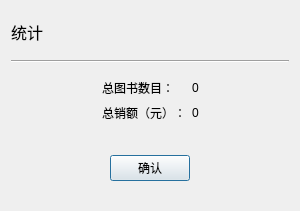
<?xml version="1.0" encoding="UTF-8"?>
<ui version="4.0">
 <class>book_statics</class>
 <widget class="QDialog" name="book_statics">
  <property name="geometry">
   <rect>
    <x>0</x>
    <y>0</y>
    <width>300</width>
    <height>211</height>
   </rect>
  </property>
  <property name="minimumSize">
   <size>
    <width>300</width>
    <height>211</height>
   </size>
  </property>
  <property name="maximumSize">
   <size>
    <width>300</width>
    <height>211</height>
   </size>
  </property>
  <property name="windowTitle">
   <string>统计</string>
  </property>
  <property name="windowIcon">
   <iconset resource="src/src.qrc">
    <normaloff>:/icon/icons/icons8-align-bottom-96.png</normaloff>:/icon/icons/icons8-align-bottom-96.png</iconset>
  </property>
  <layout class="QGridLayout" name="gridLayout_2">
   <item row="3" column="0">
    <widget class="Line" name="line">
     <property name="orientation">
      <enum>Qt::Horizontal</enum>
     </property>
    </widget>
   </item>
   <item row="0" column="0">
    <spacer name="verticalSpacer">
     <property name="orientation">
      <enum>Qt::Vertical</enum>
     </property>
     <property name="sizeHint" stdset="0">
      <size>
       <width>20</width>
       <height>40</height>
      </size>
     </property>
    </spacer>
   </item>
   <item row="2" column="0">
    <spacer name="verticalSpacer_2">
     <property name="orientation">
      <enum>Qt::Vertical</enum>
     </property>
     <property name="sizeHint" stdset="0">
      <size>
       <width>20</width>
       <height>40</height>
      </size>
     </property>
    </spacer>
   </item>
   <item row="1" column="0">
    <widget class="QLabel" name="label">
     <property name="font">
      <font>
       <pointsize>12</pointsize>
      </font>
     </property>
     <property name="text">
      <string>统计</string>
     </property>
    </widget>
   </item>
   <item row="6" column="0">
    <widget class="QWidget" name="widget_2" native="true">
     <layout class="QHBoxLayout" name="horizontalLayout">
      <item>
       <spacer name="horizontalSpacer">
        <property name="orientation">
         <enum>Qt::Horizontal</enum>
        </property>
        <property name="sizeHint" stdset="0">
         <size>
          <width>40</width>
          <height>20</height>
         </size>
        </property>
       </spacer>
      </item>
      <item>
       <widget class="QPushButton" name="pushButton">
        <property name="text">
         <string>确认</string>
        </property>
       </widget>
      </item>
      <item>
       <spacer name="horizontalSpacer_2">
        <property name="orientation">
         <enum>Qt::Horizontal</enum>
        </property>
        <property name="sizeHint" stdset="0">
         <size>
          <width>40</width>
          <height>20</height>
         </size>
        </property>
       </spacer>
      </item>
     </layout>
    </widget>
   </item>
   <item row="7" column="0">
    <spacer name="verticalSpacer_3">
     <property name="orientation">
      <enum>Qt::Vertical</enum>
     </property>
     <property name="sizeHint" stdset="0">
      <size>
       <width>20</width>
       <height>40</height>
      </size>
     </property>
    </spacer>
   </item>
   <item row="4" column="0">
    <widget class="QWidget" name="widget" native="true">
     <layout class="QGridLayout" name="gridLayout">
      <item row="0" column="1">
       <widget class="QLabel" name="label_2">
        <property name="text">
         <string>总图书数目：</string>
        </property>
       </widget>
      </item>
      <item row="1" column="1">
       <widget class="QLabel" name="label_4">
        <property name="text">
         <string>总销额（元）：</string>
        </property>
       </widget>
      </item>
      <item row="1" column="2">
       <widget class="QLabel" name="label_5">
        <property name="text">
         <string>&lt;html&gt;&lt;head/&gt;&lt;body&gt;&lt;p&gt;0&lt;/p&gt;&lt;/body&gt;&lt;/html&gt;</string>
        </property>
       </widget>
      </item>
      <item row="0" column="0">
       <spacer name="horizontalSpacer_3">
        <property name="orientation">
         <enum>Qt::Horizontal</enum>
        </property>
        <property name="sizeHint" stdset="0">
         <size>
          <width>40</width>
          <height>20</height>
         </size>
        </property>
       </spacer>
      </item>
      <item row="0" column="2">
       <widget class="QLabel" name="label_3">
        <property name="text">
         <string>&lt;html&gt;&lt;head/&gt;&lt;body&gt;&lt;p&gt;0&lt;/p&gt;&lt;/body&gt;&lt;/html&gt;</string>
        </property>
       </widget>
      </item>
      <item row="0" column="3">
       <spacer name="horizontalSpacer_4">
        <property name="orientation">
         <enum>Qt::Horizontal</enum>
        </property>
        <property name="sizeHint" stdset="0">
         <size>
          <width>40</width>
          <height>20</height>
         </size>
        </property>
       </spacer>
      </item>
     </layout>
    </widget>
   </item>
   <item row="5" column="0">
    <spacer name="verticalSpacer_4">
     <property name="orientation">
      <enum>Qt::Vertical</enum>
     </property>
     <property name="sizeHint" stdset="0">
      <size>
       <width>20</width>
       <height>40</height>
      </size>
     </property>
    </spacer>
   </item>
  </layout>
 </widget>
 <resources>
  <include location="src/src.qrc"/>
 </resources>
 <connections/>
</ui>
